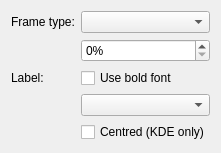
     <widget class="QWidget" name="page_18">
      <layout class="QFormLayout" name="formLayout_11">
       <item row="0" column="0">
        <widget class="QLabel" name="label_98">
         <property name="text">
          <string>Frame type:</string>
         </property>
        </widget>
       </item>
       <item row="0" column="1">
        <widget class="QComboBox" name="groupBox"/>
       </item>
       <item row="1" column="1">
        <widget class="QSpinBox" name="gbFactor">
         <property name="toolTip">
          <string>&lt;p&gt;Defines how much a group box's background should be darkened or lightened by.&lt;/p&gt;</string>
         </property>
         <property name="suffix">
          <string>%</string>
         </property>
        </widget>
       </item>
       <item row="2" column="0">
        <widget class="QLabel" name="label_99">
         <property name="text">
          <string>Label:</string>
         </property>
        </widget>
       </item>
       <item row="2" column="1">
        <widget class="QCheckBox" name="gbLabel_bold">
         <property name="toolTip">
          <string>&lt;p&gt;Controls whether group boxes should use a bold for their title.&lt;/p&gt;</string>
         </property>
         <property name="text">
          <string>Use bold font</string>
         </property>
        </widget>
       </item>
       <item row="3" column="1">
        <widget class="QComboBox" name="gbLabel_textPos">
         <property name="toolTip">
          <string>&lt;p&gt;Specifies the vertical position of a group box's text label.&lt;/p&gt;</string>
         </property>
        </widget>
       </item>
       <item row="4" column="1">
        <widget class="QCheckBox" name="gbLabel_centred">
         <property name="toolTip">
          <string>&lt;p&gt;Controls whether a group boxe's label should be centred, or left/right aligned.&lt;/p&gt;</string>
         </property>
         <property name="text">
          <string>Centred (KDE only)</string>
         </property>
        </widget>
       </item>
      </layout>
     </widget>
